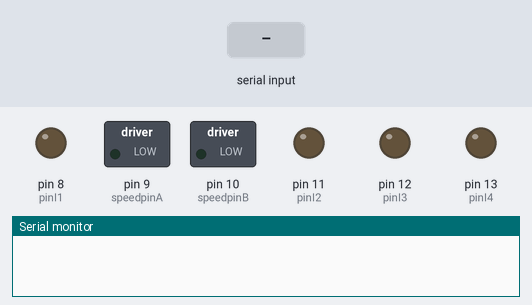
A sketch run on a simulated Arduino Uno, built with avr-gcc and run on an emulated ATmega328P. On the bench: switched loads named in the sketch (green lamp = pin HIGH), output pins drawn as LEDs (lit = HIGH), the last lines printed to the serial monitor. The inputs (shaded band) are chosen by the test bench.

Above: at 1.2 s.
1.3 s: "O" received over Serial
At 1.8 s:
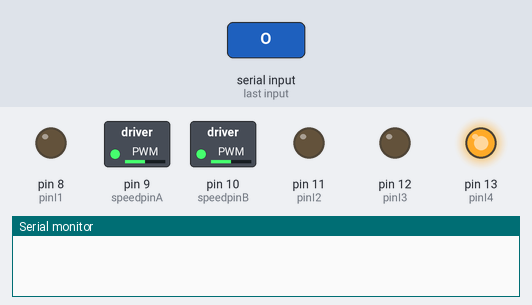
2.8 s: "C" received over Serial
At 6.3 s:
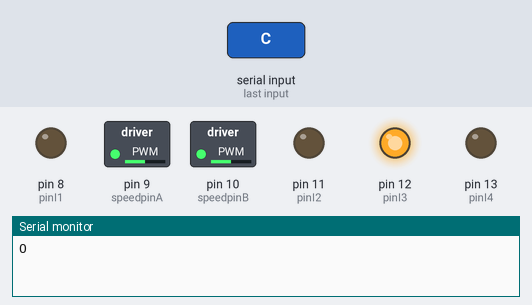
Timing chart, 0 to 10.4 s (numbered marks = the images above; inputs shaded):
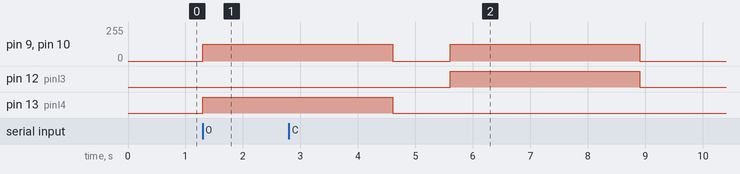

The sketch:

rainbarrelMotor.ino
```cpp
// (licence header left out)
int pinI1 = 8; //define I1 interface
int pinI2 = 11; //define I2 interface
int speedpinA = 9; //enable motor A
int pinI3 = 12; //define I3 interface
int pinI4 = 13; //define I4 interface
int speedpinB = 10; //enable motor B
int spead = 127; //define the spead of motor
int incomingByte;      // a variable to read incoming serial data into

void setup()
{
  pinMode(pinI1, OUTPUT);
  pinMode(pinI2, OUTPUT);
  pinMode(speedpinA, OUTPUT);
  pinMode(pinI3, OUTPUT);
  pinMode(pinI4, OUTPUT);
  pinMode(speedpinB, OUTPUT);

  Serial.begin(9600);
}


void loop()
{
  // see if there's incoming serial data:
  if (Serial.available() > 0) {
    // read the oldest byte in the serial buffer:
    incomingByte = Serial.read();

    if (incomingByte == 'O') {
      vopen();
      delay(3000);
      Serial.write('O');
      delay(300);
      stopnow(); //  stopnow includes delay
    }

    if (incomingByte == 'P') {
      //just in case the valve isn't open it, let's open it.
      // the valve itself won't open any more than its maximum (has a limiter),
      // so this shouldn't burn it out. ..
      // ..this will eventually be the secondary valve.
      vopen();
      delay(3000);
      stopnow(); //  stopnow includes delay
      forward(); // RUN PUMP
      Serial.write('P');
      delay(1000);
    }

    if (incomingByte == 'S') {
      stopnow(); //  stopnow includes delay
      Serial.write('S');
      delay(1000);
    }

    if (incomingByte == 'C') {
      vclose();
      delay(3000);
      Serial.write('C');
      delay(300);
      stopnow();
    }


    // IF I WANTED TO RUN PUMP IN REVERSE
    //  backward();
    //  delay(3000);
    //  stopnow();
  }
}


void forward() // Pump forward
{
  digitalWrite(pinI4, LOW); //turn DC Motor B move clockwise
  digitalWrite(pinI3, LOW);
  analogWrite(speedpinA, spead); //input a simulation value to set the speed
  analogWrite(speedpinB, spead);
  digitalWrite(pinI2, LOW); //turn DC Motor A move anticlockwise
  digitalWrite(pinI1, HIGH);
}
void backward()// Pump Backward
{
  digitalWrite(pinI4, LOW); //turn DC Motor B move anticlockwise
  digitalWrite(pinI3, LOW);
  analogWrite(speedpinA, spead); //input a simulation value to set the speed
  analogWrite(speedpinB, spead);
  digitalWrite(pinI2, HIGH); //turn DC Motor A move clockwise
  digitalWrite(pinI1, LOW);
}
void vopen()// open valve
{
  digitalWrite(pinI2, LOW); //turn DC Motor A move clockwise
  digitalWrite(pinI1, LOW);
  analogWrite(speedpinA, spead); //input a simulation value to set the speed
  analogWrite(speedpinB, spead);
  digitalWrite(pinI4, HIGH); //turn DC Motor B move clockwise
  digitalWrite(pinI3, LOW);
}
void vclose()// close valve
{
  digitalWrite(pinI2, LOW); //turn DC Motor A move clockwise
  digitalWrite(pinI1, LOW);
  analogWrite(speedpinA, spead); //input a simulation value to set the speed
  analogWrite(speedpinB, spead);
  digitalWrite(pinI4, LOW); //turn DC Motor B move anticlockwise
  digitalWrite(pinI3, HIGH);
}
void stopnow()//
{
  digitalWrite(pinI4, LOW); //turn DC Motor B move anticlockwise
  digitalWrite(pinI3, LOW);
  digitalWrite(pinI2, LOW); //turn DC Motor A move clockwise
  digitalWrite(pinI1, LOW);
  digitalWrite(speedpinA, LOW); // Unenble the pin, to stopnow the motor. this should be done to avid damaging the motor.
  digitalWrite(speedpinB, LOW);
  delay(1000);
}
```

Measured:
- after the input at 1.3 s, pin 9 (speedpinA), pin 10 (speedpinB): 0/255 → 127/255 at once; pin 13 (pinI4): LOW → HIGH at once
- after the input at 2.8 s, pin 12 (pinI3): LOW → HIGH after 2.8 s, → LOW 3.3 s later
